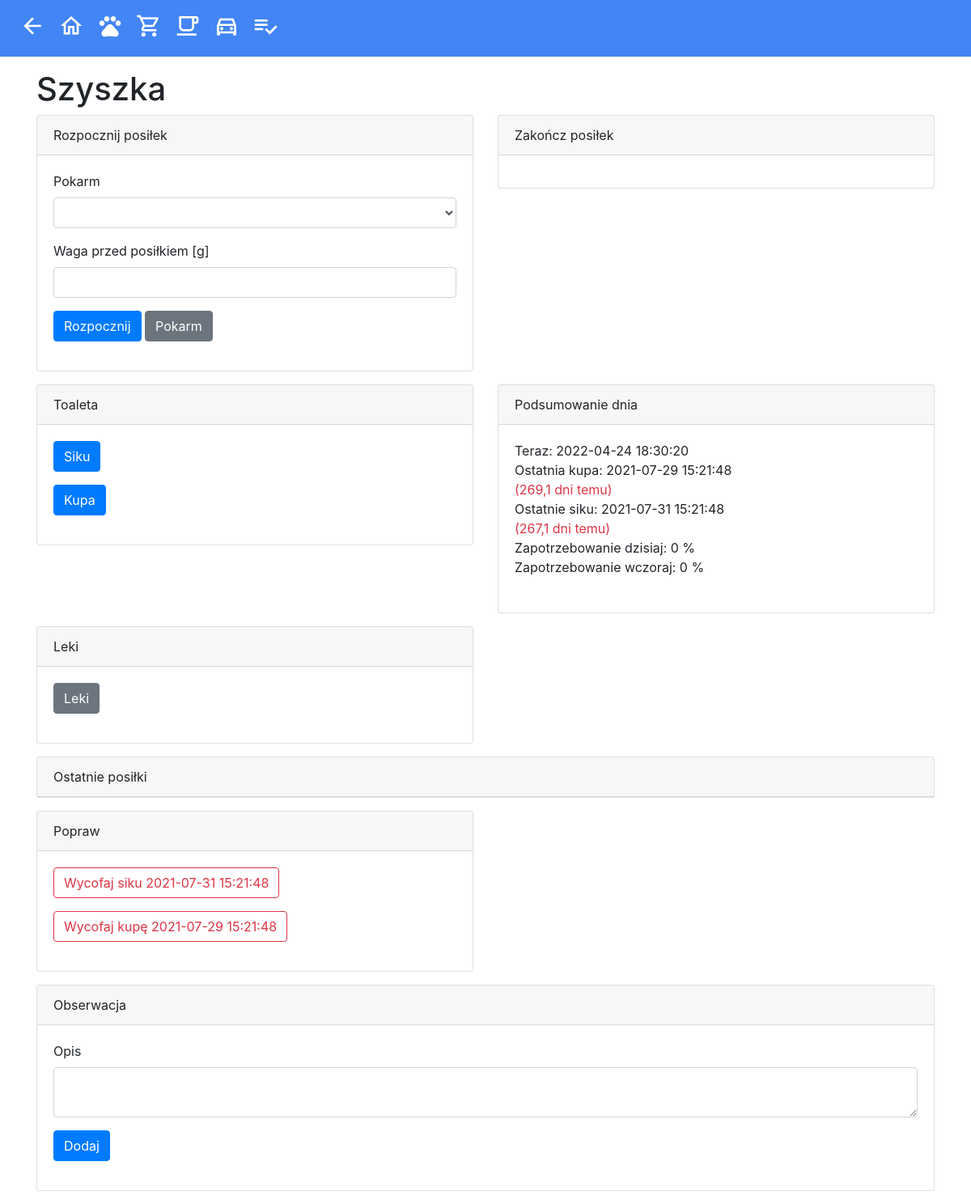
Screenshot of /src/CatFeeding/Views/cat.php?Id=1 with the database file from the repository.
### tables this page shows
create table cats
(
    id   tinyint unsigned not null primary key auto_increment,
    name varchar(50)      not null
);

create table poop
(
    id        smallint unsigned not null primary key auto_increment,
    cat_id    tinyint unsigned  not null,
    foreign key (cat_id) references cats (id),
    timestamp datetime          not null
);

create table pee
(
    id        smallint unsigned not null primary key auto_increment,
    cat_id    tinyint unsigned  not null,
    foreign key (cat_id) references cats (id),
    timestamp datetime          not null
);

### src/Configuration.php (called while the page is built, shortened)
<?php
$hostName = $_SERVER['HTTP_HOST'];
$baseUrl = "http://$hostName";

### src/Shared/Views/ViewUtils.php (called while the page is built, shortened)
<?php
$pdo = newPdo();
function newPdo()
{
    global $dsn, $user, $password;
    $pdo = new PDO($dsn, $user, $password);
    $pdo->query('SET NAMES utf8');
    $pdo->query('SET CHARACTER_SET utf8_unicode_ci');
    return $pdo;
}
function get($query, $params)
{
    global $pdo;
    $statement = $pdo->prepare($query);
    $statement->execute($params);
    return $statement->fetch();
}
function showInt($value)
{
    return number_format($value, 0, ',', ' ');
}
function showDecimal($value, $decimals)
{
    return number_format($value, $decimals, ',', ' ');
}
function showDate($value)
{
    return date('Y-m-d', $value);
}
function showDateTime($value)
{
    return date('Y-m-d H:i:s', $value);
}
$now = time();
function now()
{
    global $now;
    return showDateTime($now);
}
function today()
{
    global $now;
    return showDate($now);
}
function baseUrl()
{
    global $baseUrl;
    return $baseUrl;
}

### src/CatFeeding/Views/cat.php (the view, shortened to what this page needs)
<?php
include "../../Shared/Views/View.php";
$catId = intval($_REQUEST['Id']);
$cat = get('SELECT name FROM cats WHERE id = ?', [$catId]);
$catName = $cat['name'];
$yesterdayStart = showDateTime(strtotime(today() . '- 1 day + 4 hours'));
$todayStart = showDateTime(strtotime(today() . '+ 4 hours'));
$tomorrowStart = showDateTime(strtotime(today() . ' + 1 day + 4 hours'));
$lastPoop = get('select p.timestamp,
       timestampdiff(day, p.timestamp, ?) >= 3 as warning,
       timestampdiff(hour, p.timestamp, ?) / 24 as days
from poop p
where p.cat_id = ?
order by p.timestamp desc
limit 1', [now(), now(), $catId]);
$lastPee = get('select p.timestamp,
       timestampdiff(day, p.timestamp, ?) >= 1 as warning,
       timestampdiff(hour, p.timestamp, ?) / 24 as days
from pee p
where p.cat_id = ?
order by p.timestamp desc
limit 1', [now(), now(), $catId]);
$dailyDemand = get('select sum(meals.meal_weight / meals.daily_demand_weight * 100) as total
from (
         select m.start_weight,
                m.end_weight,
                m.start_weight - m.end_weight as meal_weight,
                (
                    select d.weight
                    from daily_demand d
                    where d.cat_id = m.cat_id
                      and d.food_id = m.food_id
                    order by d.timestamp desc
                    limit 1
                )                             as daily_demand_weight
         from meal m
         where m.cat_id = ?
           and m.start >= ? and m.start < ?
     ) meals', [$catId, $todayStart, $tomorrowStart]);
$yesterdayDemand = get('select sum(meals.meal_weight / meals.daily_demand_weight * 100) as total
from (
         select m.start_weight,
                m.end_weight,
                m.start_weight - m.end_weight as meal_weight,
                (
                    select d.weight
                    from daily_demand d
                    where d.cat_id = m.cat_id
                      and d.food_id = m.food_id
                    order by d.timestamp desc
                    limit 1
                )                             as daily_demand_weight
         from meal m
         where m.cat_id = ?
           and m.start >= ? and m.start < ?
     ) meals', [$catId, $yesterdayStart, $todayStart]);
?>
    <h1><?= $catName ?></h1>
    <div class="row">
        <div class="col-md-6">
            <div class="card mb-3">
                <div class="card-header">Rozpocznij posiłek</div>
                <div class="card-body">
                    <form action="../UseCases/StartMealUseCase.php" method="post">
                        <div class="form-group">
                            <label for="MealFoodId">Pokarm</label>
                            <select class="form-control" id="MealFoodId" name="FoodId">
                            </select>
                        </div>
                        <div class="form-group">
                            <label for="MealWeight">Waga przed posiłkiem [g]</label>
                            <input id="MealWeight" name="Weight" class="form-control" type="number" step="1" min="2"
                                   max="500" required/>
                        </div>
                        <div class="form-group">
                            <button class="btn btn-primary">Rozpocznij</button>
                            <a class="btn btn-secondary" href="food.php?Id=<?= $catId ?>">Pokarm</a>
                        </div>
                    </form>
                </div>
            </div>
        </div>
        <div class="col-md-6">
            <div class="card mb-3">
                <div class="card-header">Zakończ posiłek</div>
                <div class="card-body">
                </div>
            </div>
        </div>
    </div>
    <div class="row">
        <div class="col-md-6">
            <div class="card mb-3">
                <div class="card-header">Toaleta</div>
                <div class="card-body">
                    <form action="../UseCases/AddPeeUseCase.php" method="post">
                        <div class="form-group">
                            <button type="submit" class="btn btn-primary">Siku</button>
                        </div>
                    </form>
                    <form action="../UseCases/AddPoopUseCase.php" method="post">
                        <div class="form-group">
                            <button type="submit" class="btn btn-primary">Kupa</button>
                        </div>
                    </form>
                </div>
            </div>
        </div>
        <div class="col-md-6">
            <div class="card mb-3">
                <div class="card-header">Podsumowanie dnia</div>
                <div class="card-body">
                    Teraz: <?= now() ?><br/>
                    Ostatnia kupa:
                    <?= $lastPoop['timestamp'] ?><br/>
                    <span class="<?= $lastPoop['warning'] == 1 ? 'text-danger' : 'text-info' ?>">(<?= showDecimal($lastPoop['days'], 1) ?> dni temu)</span>
                    <br/>
                    Ostatnie siku: <?= $lastPee['timestamp'] ?><br/>
                    <span class="<?= $lastPee['warning'] == 1 ? 'text-danger' : 'text-info' ?>"> (<?= showDecimal($lastPee['days'], 1) ?> dni temu)</span>
                    <br/>
                    Zapotrzebowanie dzisiaj: <?= showInt($dailyDemand['total']); ?> %<br/>
                    Zapotrzebowanie wczoraj: <?= showInt($yesterdayDemand['total']); ?> %<br/>
                    <br/>
                </div>
            </div>
        </div>
    </div>
    <div class="row">
        <div class="col-md-6">
            <div class="card mb-3">
                <div class="card-header">Leki</div>
                <div class="card-body">
                    <div class="form-group">
                        <a href="medicine.php?Id=<?= $catId ?>" class="btn btn-secondary">Leki</a>
                    </div>
                </div>
            </div>
        </div>
    </div>
    <div class="card mb-3">
        <div class="card-header">Ostatnie posiłki</div>
    </div>
    <div class="row">
        <div class="col-md-6">
            <div class="card mb-3">
                <div class="card-header">Popraw</div>
                <div class="card-body">
                    <form action="../UseCases/RevertPeeUseCase.php" method="post">
                        <button type="submit" class="btn btn-outline-danger mb-3">
                            Wycofaj siku <?= $lastPee['timestamp'] ?></button>
                    </form>
                    <form action="../UseCases/RevertPoopUseCase.php" method="post">
                        <button type="submit" class="btn btn-outline-danger mb-3">
                            Wycofaj kupę <?= $lastPoop['timestamp'] ?></button>
                    </form>
                </div>
            </div>
        </div>
    </div>
    <div class="card mb-3">
        <div class="card-header">Obserwacja</div>
        <div class="card-body">
            <form action="../UseCases/AddObservationUseCase.php" method="post">
                <div class="form-group">
                    <label for="ObservationNotes">Opis</label>
                    <textarea id="ObservationNotes" name="Notes" class="form-control" required minlength="5"
                              maxlength="250"></textarea>
                </div>
                <div class="form-group">
                    <button type="submit" class="btn btn-primary">Dodaj</button>
                </div>
            </form>
        </div>
    </div>
<?php
include '../../Shared/Views/Footer.php';

### src/Shared/Views/View.php (shortened to what this page needs)
<?php
include __DIR__ . '/../../Configuration.php';
include __DIR__ . '/ViewUtils.php';
?>
<!DOCTYPE html>
<html lang="pl">
<head>
    <link rel="stylesheet" href="<?= baseUrl() ?>/src/Shared/Views/jquery-ui.min.css">
    <link rel="stylesheet" href="<?= baseUrl() ?>/src/Shared/Views/bootstrap.min.css">
    <link rel="stylesheet" href="<?= baseUrl() ?>/src/Shared/Views/Chart.min.css">
    <link href="<?= baseUrl() ?>/src/Shared/Views/material-icons.css" rel="stylesheet">
    <link href="<?= baseUrl() ?>/src/Shared/Views/theme.css" rel="stylesheet">
</head>
<body>
<nav class="navbar navbar-expand navbar-light bg-light mb-3">
    <div class="collapse navbar-collapse" id="navbarSupportedContent">
        <ul class="navbar-nav mr-auto">
            <li class="nav-item">
                <a class="nav-link" title="Wstecz"
                   href="<?= isset($_SERVER['HTTP_REFERER']) ? $_SERVER['HTTP_REFERER'] : baseUrl() ?>"><i
                            class="material-icons-outlined">arrow_back</i></a>
            </li>
            <li class="nav-item">
                <a class="nav-link" title="Dom" href="<?= baseUrl() ?>/index.php"><i
                            class="material-icons-outlined">home</i></a>
            </li>
            <li class="nav-item">
                <a class="nav-link" title="Szyszka" href="<?= baseUrl() ?>/src/CatFeeding/Views/cat.php?Id=1"><i
                            class="material-icons-outlined">pets</i></a>
            </li>
            <li class="nav-item">
                <a class="nav-link" title="Zakupy" href="<?= baseUrl() ?>/src/Shopping/Views/expenses.php"><i
                            class="material-icons-outlined">local_grocery_store</i></a>
            </li>
            <li class="nav-item">
                <a class="nav-link" title="Kawa" href="<?= baseUrl() ?>/src/Coffee/Views/coffee.php"><i
                            class="material-icons-outlined">local_cafe</i></a>
            </li>
            <li class="nav-item">
                <a class="nav-link" title="Golf" href="<?= baseUrl() ?>/src/CarMaintenance/Views/car.php?Id=1"><i
                            class="material-icons-outlined">directions_car</i></a>
            </li>
            <li class="nav-item">
                <a class="nav-link" title="Zadania Łukasz"
                   href="<?= baseUrl() ?>/src/ToDo/Views/edit.php?name=Łukasz"><i
                            class="material-icons-outlined">playlist_add_check</i></a>
            </li>
        </ul>
    </div>
</nav>
<div class="container">

### src/Shared/Views/Footer.php (shortened to what this page needs)
<?php
include_once __DIR__ . '/View.php';
?>
<?php
echo '</div>
</body>
</html>';

### src/Shared/Views/theme.css (style rules this page uses)
.navbar { background-color: #4285f4 !important; }
.nav-link { color: white !important; }

### rows the page displays
cats: name "Szyszka"
poop: timestamp "2021-07-29 15:21:48"
pee: timestamp "2021-07-31 15:21:48"

### other values shown
showDecimal($lastPoop['days'], 1) "269,1"
showDecimal($lastPee['days'], 1) "267,1"
showInt($dailyDemand['total']) "0"
showInt($yesterdayDemand['total']) "0"
